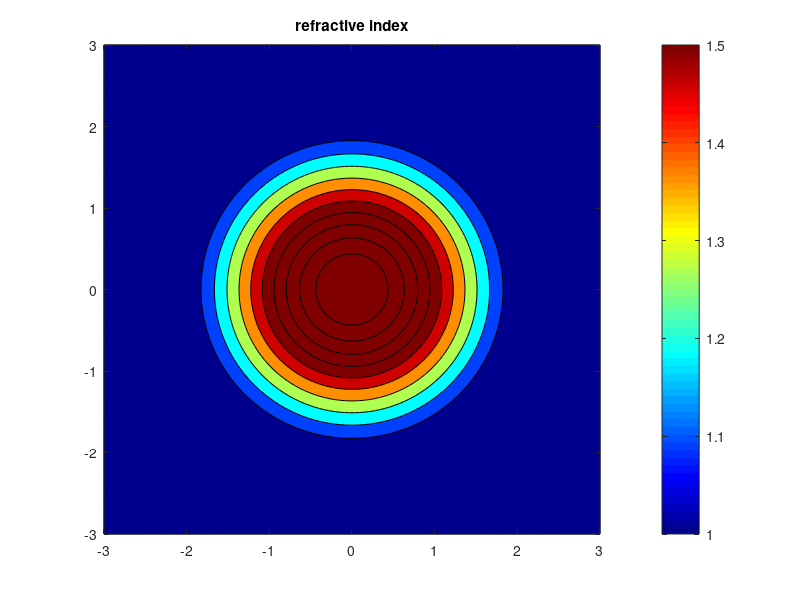
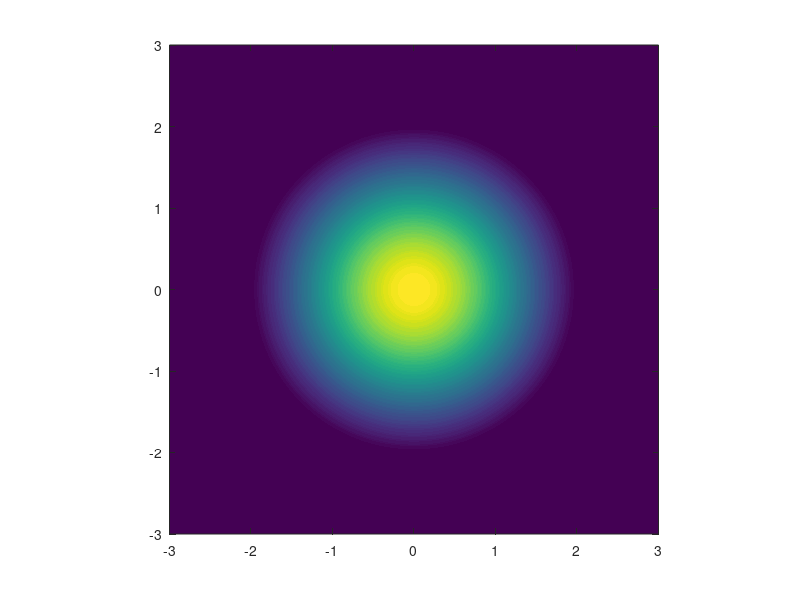

These figures' MATLAB source, in order: (Note: this script raises an error after producing the figures.)
clc; clear all; close all;

runFolder = 'Solutions';


%domain size
x=linspace(-3,3,100);
y=linspace(-3,3,100);

%radius of the lens
R=2;


[X,Y]=meshgrid(x,y);

n=zeros(length(y),length(x));
nx=zeros(length(y),length(x));
ny=zeros(length(y),length(x));




for k=1:length(y)
    for j=1:length(x)
        Rk=sqrt((X(k,j).^2+Y(k,j).^2));
        
        if Rk>R
            n(k,j)=1;
            ny(k,j)=0;
            nx(k,j)=0;
        else
            n(k,j)=2/(1+(Rk/R)^2);
            nx(k,j)=(-4*X(k,j)/R^2)/((1+(Rk/R)^2)^2);
            ny(k,j)=(-4*Y(k,j)/R^2)/((1+(Rk/R)^2)^2);
        end
    end
end

grad_n=sqrt(nx.^2+ny.^2);

figure;
[C,h]=contourf(X,Y,n,10);
colormap jet
colorbar
caxis([1 1.5])
title('refractive index')


%%%%%%%%%%%%%%%


%% Eikonal integration

figure;
%surf(X,Y,n);
[C,h]=contourf(X,Y,n,100);
set(h,'Linecolor','none');
xlim([-3 3])
ylim([-3 3])
hold on;
axis equal

n_ray=30;

alpha_0_vec=linspace(0,360,n_ray);

itpo=zeros(3,100,n_ray);

for k=1:n_ray
    
    x_0=-2;
    y_0=0;
    
    alpha_0=alpha_0_vec(k);
    
    [n_0,nx_0,ny_0] = refractive(x_0,y_0);
    
    chi_x_0=n_0*cos(alpha_0*pi/180);
    chi_y_0=n_0*sin(alpha_0*pi/180);
    
    
    y0=[x_0,y_0,chi_x_0,chi_y_0];
    tspan = [0 10];
    
    
    tstart = 0;
    tfinal = 10;
    
    y0 = [x_0,y_0,chi_x_0,chi_y_0];
    
    refine = 4;
    
    options = odeset('Events',@cutoff,...
        'OutputSel',1,'Refine',refine);
    
    options = odeset(options,'MaxStep',0.5);
    
    
    tout = tstart;
    yout = y0;
    teout = [];
    yeout = [];
    ieout = [];
    for i = 1:1
        % Solve until the first terminal event.
        
        
        [t,y,te,ye,ie] = ode45(@eikonal,[tstart tfinal],y0,options);
        
        
        if ~ishold
            hold on
        end
        % Accumulate output.
        nt = length(t);
        tout = [tout; t(2:nt)];
        yout = [yout; y(2:nt,:)];
        teout = [teout; te];    % Events at tstart are never reported.
        yeout = [yeout; ye];
        ieout = [ieout; ie];
        
        % Set the new initial conditions to the step back mirrored.
        y0(1) = y(nt,1);
        y0(2) = y(nt,2);
        y0(3) = y(nt,3);
        y0(4) = -y(nt,4);
        
        % A good guess of a valid first time step is the length of
        % the last valid time step, so use it for faster computation.
        options = odeset(options,'InitialStep',t(nt)-t(nt-refine),...
            'MaxStep',t(nt)-t(1));
        
        
        tstart = t(nt);
    end
    
    
    
    plot(yout(:,1),yout(:,2),'k','Linewidth',2);
    
    itpo(1,1:length(yout(:,1)),k)= yout(:,1); % x
    itpo(2,1:length(yout(:,1)),k)= yout(:,2); % y
    
    for  i=1:length(yout(:,1))
        itpo(3,i,k)= sqrt(yout(i,3)^2+yout(i,4)^2); % refractive along path (not integrated)
    end
    
end

hold off
axis equal
% plot(yeout(1),yeout(2),'o','Linewidth',2);

% %% Export solutions tecplot
% 
% %path for tecplot export files
% tecplot_home = '/Applications/Tecplot 360 EX 2020 R2/Tecplot 360 EX 2020 R2.app/Contents';
% tecio_path = strcat(tecplot_home, '/Frameworks/libtecio.dylib');
% tecio_header_path = '/TecIO/TECIO.h'; %Uses simplified TECIO.h included in package.
% 
% output_fname = 'MaxwellFishEye2D_domain.szplt';
% output_fname_rays = 'MaxwellFishEye2D_Rays_2D.szplt';
% 
% 
% I = size(n,1); J = size(n,2); K = 1;
% total_points = I*J*K;
% 
% Xe = reshape(X,total_points,1);
% Ye = reshape(Y,total_points,1);
% Ne = reshape(n,total_points,1);
% GradNe = reshape(grad_n,total_points,1);
% vars = [Xe,Ye,Ne,GradNe];
% 
% if ~libisloaded('tecio')
%     [notfound, warnings] = loadlibrary(tecio_path, tecio_header_path,...
%         'alias', 'tecio');
% end
% 
% 
% dataset_title = 'Maxwell Fisheye';
% var_names = 'X, Y, n, GradNe';
% file_format = 1;  % 0 - .plt;  1 - .szplt
% file_type   = 0;  % 0 - grid & solution; 1 - grid only; 2 - solution only
% data_type   = 2;  % 1 - single; 2 - double; ...
% 
% [isok,~,~,~,~,filehandle] = calllib('tecio', 'tecFileWriterOpen', ...
%     output_fname, dataset_title, var_names, ...
%     file_format, file_type, data_type, [],[] );
% 
% zname = dataset_title;
% z_idx = 1;
% [isok,~,~,~,~,~,~,z_idx] = calllib('tecio', 'tecZoneCreateIJK', ...
%     filehandle, zname, I, J, K, [], [], [],[],0,0,0,z_idx);
% 
% 
% for v = 1:size(vars,2)
%     isok = calllib('tecio', 'tecZoneVarWriteDoubleValues', ...
%         filehandle, z_idx, v, 1, total_points, vars(:,v));
% end
% 
% 
% calllib('tecio', 'tecFileWriterClose', filehandle);
% 
% if libisloaded('tecio')
%     unloadlibrary('tecio')
% end
% 
% %export ray solution
% 
% dataset_title = 'Ray solution ';
% var_names = 'X, Y, n';
% file_format = 1;  % 0 - .plt;  1 - .szplt
% file_type   = 0;  % 0 - grid & solution; 1 - grid only; 2 - solution only
% data_type   = 2;  % 1 - single; 2 - double; ...
% 
% total_zones=size(itpo(1,1,:),3);
% 
% if ~libisloaded('tecio')
%     [notfound, warnings] = loadlibrary(tecio_path, tecio_header_path,...
%         'alias', 'tecio');
% end
% 
% zone_title = 'Ray n ';
% 
% [isok,~,~,~,~,filehandle] = calllib('tecio', 'tecFileWriterOpen', ...
%     output_fname_rays, dataset_title, var_names, ...
%     file_format, file_type, data_type, [],[] );
% 
% wzone=0;
% for nzone=1:1:(total_zones)
%     wzone=wzone+1;
%     total_points=nnz(itpo(1,:,nzone));
%     I=total_points;
%     J=1;
%     K=1;
%     zname = [ zone_title num2str(nzone,'%02d')];
%     
%     [isok,~,~,~,~,~,~,n_zone] = calllib('tecio', 'tecZoneCreateIJK', ...
%         filehandle, zname, I, J, K, [], [], [],[],0,0,0,wzone);
%     
%     vars= [itpo(1,1:total_points,nzone)' itpo(2,1:total_points,nzone)' itpo(3,1:total_points,nzone)' ];
%     
%     for v = 1:size(vars,2)
%         isok = calllib('tecio', 'tecZoneVarWriteDoubleValues', ...
%             filehandle, wzone, v, 1, total_points, vars(:,v));
%     end
%     
% end %nzone
% 
% calllib('tecio', 'tecFileWriterClose', filehandle);
% 
% if libisloaded('tecio')
%     unloadlibrary('tecio')
% end
% 
% command=strcat('mv *.szplt',32, runFolder); %32 is the space code
% unix(command);

%% Functions for eikonal solver

function [value,isterminal,direction] = cutoff(t,y)
    
    [n, nx, ny] = refractive(y(1), y(2));
    flag=1;
    if n<0.1
        flag=0;
    end
    
    if abs(y(1))>2
        flag=0;
    end
    
    if abs(y(2))>2
        flag=0;
    end
    
    
    value = flag;
    isterminal = 1;            % Stop at local minimum
    direction = -1;            % [local minimum, local maximum]
end   % End nested function events


function [n,nx,ny] = refractive(x,y)
    
    
    R=2;
    Rk=sqrt(x^2+y^2);
    
    if Rk>R
        n=1;
        ny=0;
        nx=0;
    else
        n=2/(1+(Rk/R)^2);
        nx=(-4*x/R^2)/((1+(Rk/R)^2)^2);
        ny=(-4*y/R^2)/((1+(Rk/R)^2)^2);
    end
end



function solution = eikonal(t,y)
    
    
    xi=y(1);
    yi=y(2);
    zi=y(3);
    wi=y(4);
    
    
    [n, nx, ny] = refractive(xi, yi);
    
    
    yp = zeros(4,1);
    
    yp(1) = zi / (n) ;
    yp(2) = wi / (n) ;
    yp(3) = nx ;
    yp(4) = ny ;
    
    solution = [yp(1); yp(2); yp(3); yp(4)];
    
end
